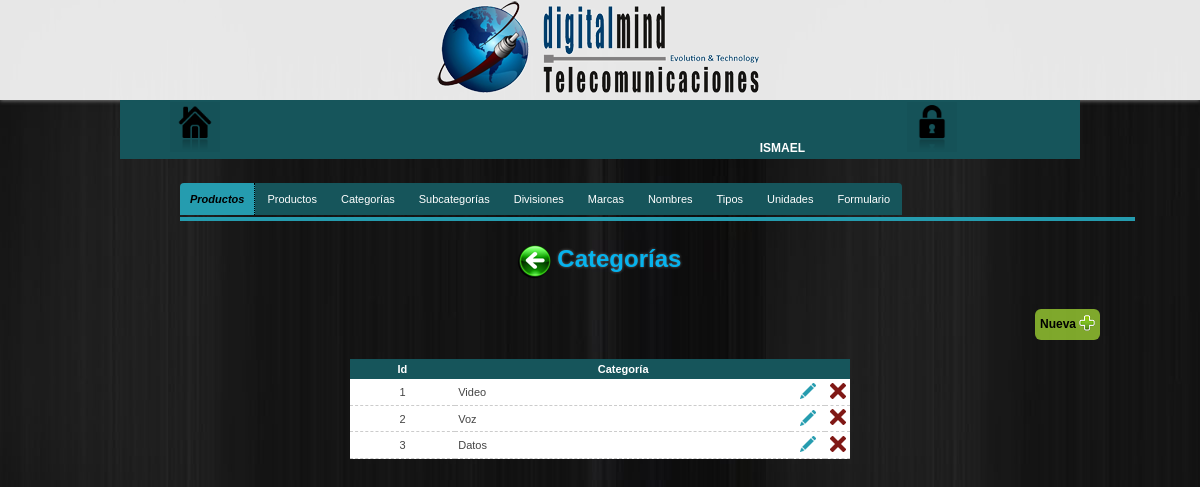
Screenshot of /configuracion/productos/categorias (signed in) with the database file from the repository.
### tables this page shows
CREATE TABLE IF NOT EXISTS `categorias` (
  `id_categoria` int(10) NOT NULL,
  `nombre_categoria` varchar(50) NOT NULL
);

### configuracion/productos/categorias/classCategoriaProducto.php (called while the page is built, shortened)
<?php
	class CategoriaProducto
	{
		public function obtenerCategoriasProducto() {
			$Conexion = new dataBaseConn();
			$sth = $Conexion -> prepare('SELECT id_categoria,nombre_categoria FROM categorias');
			$sth -> execute();
			$categoriasProd = $sth -> fetchAll();
			return $categoriasProd;
		}
	}
?>

### libs/encrypt_decrypt_strings_urls.php (called while the page is built, shortened)
<?php
	function encrypt($string, $key) {
	   $result = '';
	   for($i=0; $i<strlen($string); $i++) {
	      $char = substr($string, $i, 1);
	      $keychar = substr($key, ($i % strlen($key))-1, 1);
	      $char = chr(ord($char)+ord($keychar));
	      $result.=$char;
	   }
	   return base64_encode($result);
	}
?>

### configuracion/productos/categorias/tabla_categoriasp.php (the view, shortened to what this page needs)
<?php require_once("../../../libs/encrypt_decrypt_strings_urls.php"); ?>
<?php if($datCatProducto = $fnCatProducto -> obtenerCategoriasProducto() ) : ?>
	<table class="datos-bd">
		<tr>
			<th>Id</th>
			<th>Categoría</th>
			<th>&nbsp;</th>
			<th>&nbsp;</th>
		</tr>
		<?php foreach($datCatProducto as $catProducto) : ?>
			<tr>
				<td><?=$catProducto['id_categoria']?></td>
				<td style="text-align: left;"><?=$catProducto['nombre_categoria']?></td>
				<td width="5%">
					<?php $idCatProd = encrypt($catProducto['id_categoria'],"categoriasProductoDM") ?>
					<a href="actualizar_categoriap.php?IDcategoria=<?=$idCatProd?>" class="EditCatProd"><img src="../../../images/editar.png" title="Editar"></a>
				</td>
				<td width="5%">
					<form action="" method="POST" enctype="application/x-www-form-urlencoded" target="_self">
						<button type="button" class="deleteCatProd">
							<img src="../../../images/eliminar.png" title="Borrar" alt="Borrar">
						</button>
					</form>
				</td>
			</tr>
		<?php endforeach; ?>
	</table>
	<br />
<?php else :?>
	<div class="vacio">
		(Sin registros)
	</div>
<?php endif; ?>

### css/menu.css (style rules this page uses)
* { margin: 0;padding: 0; }
a { color: #28C7E0;text-decoration:none; }
body { background: url(../images/bg.jpg) fixed; color:#444; font-family:Verdana,Helvetica,Sans-serif;font-size:12px; }
a { text-decoration: none; }

### css/tabla.css (style rules this page uses)
table { border-collapse: separate;font-size: 13px; margin: 0 0 30px 0; }
.datos-bd { background: #FFF; border-collapse: collapse; width: 500px; }
.datos-bd th { background: #16555B;color: #FFF; font-weight: bold; text-align: center; padding: .4em; }
.datos-bd td { border-bottom: 1px #CCC dashed; padding: .3em; text-align: center; }
.datos-bd a { color:#16555B;margin: .5em; }
button { background-color: transparent; border: none; cursor: pointer; }

### libs/dataTables/css/datatables.css (style rules this page uses)
table { border-collapse: separate; font-size: 11px; width: 80%; margin: 0 auto; }
button { background-color: transparent; border: none; cursor: pointer; }

### rows the page displays
categorias: id_categoria "1", nombre_categoria "Video"
categorias: id_categoria "2", nombre_categoria "Voz"
categorias: id_categoria "3", nombre_categoria "Datos"

### other values shown
$_SESSION["usuario"] "ISMAEL"
